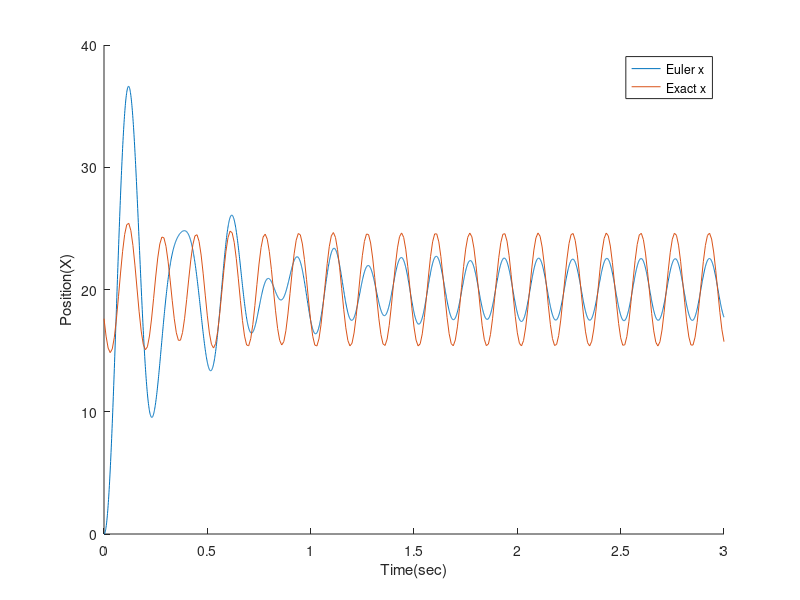

Reproduce this figure in MATLAB.
%% Euler
%Clair Cunningham     Homework #3     Numerical Methods
%Clear previous runs
close all; clear all; clc;
%base equation: a = -2*damp*nfreq*v - nfreq^2*x + nfreq^2*f(t);
%set up constants
%final_time = 3 sec;
t = 0:.001:3;
h = 0.001; %time step
A = 20;
B = 3.4;
freq = 38;
damp = 0.12;
nfreq = 25;
%set up initial conditions:
x(1) = 0;
v(1) = 0; %xdot = v;
%f(1) = A+B*sin(freq*0); %f(t) = A+B*sin(freq*t);
%a(1) = nfreq^2*f(1)-2*damp*nfreq*v(1) - nfreq^2*x(1);

%initiate for loop since end is known
for i = 1:3000
   f(i) = A+B*sin(freq*t(i));
   a(i) = nfreq^2*f(i) - 2*damp*nfreq*v(i) - nfreq^2*x(i); 
   v(i+1) = v(i) + h*a(i);
   x(i+1) = x(i) + h*v(i);
end

figure(1)
hold on;
plot(t,x);
legend ('Euler x');
ylabel('Position(X)'); xlabel('Time(sec)');

%% Exact
%Clair Cunningham   Homework #3 Numerical Methods
%Uses the exact equation solution given
%Clear Command Window and variables
clear all; clc;
%create known constants
A = 20;
B = 3.4;
damp = 0.12;
freq = 38;
nfreq = 25;
%solve for constants assuming variables are constant;
delta = ((2*damp*freq/nfreq)^2+(1-(freq/nfreq)^2)^2)^(1/2);
freqnd = nfreq*sqrt(1-damp^2);
phi = atan2((2*damp*freq/nfreq),(1-(freq/nfreq)^2));
lambda = atan2((-freqnd*(A+delta*B*sin(-phi))),(-damp*nfreq*A-damp*nfreq*delta*B*sin(-phi)-delta*B*freq*cos(-phi)));
c = asin(-A-delta*B*sin(-phi))/lambda;
t = 0:.01:3;
%solve for positions
for i=1:301
    x(i) = c*exp(-damp*nfreq*t(i))*sin(freqnd*t(i)+lambda)+A+delta*B*sin(freq*t(i)-phi);
end
figure(1)
plot(t,x)
legend('Euler x','Exact x');